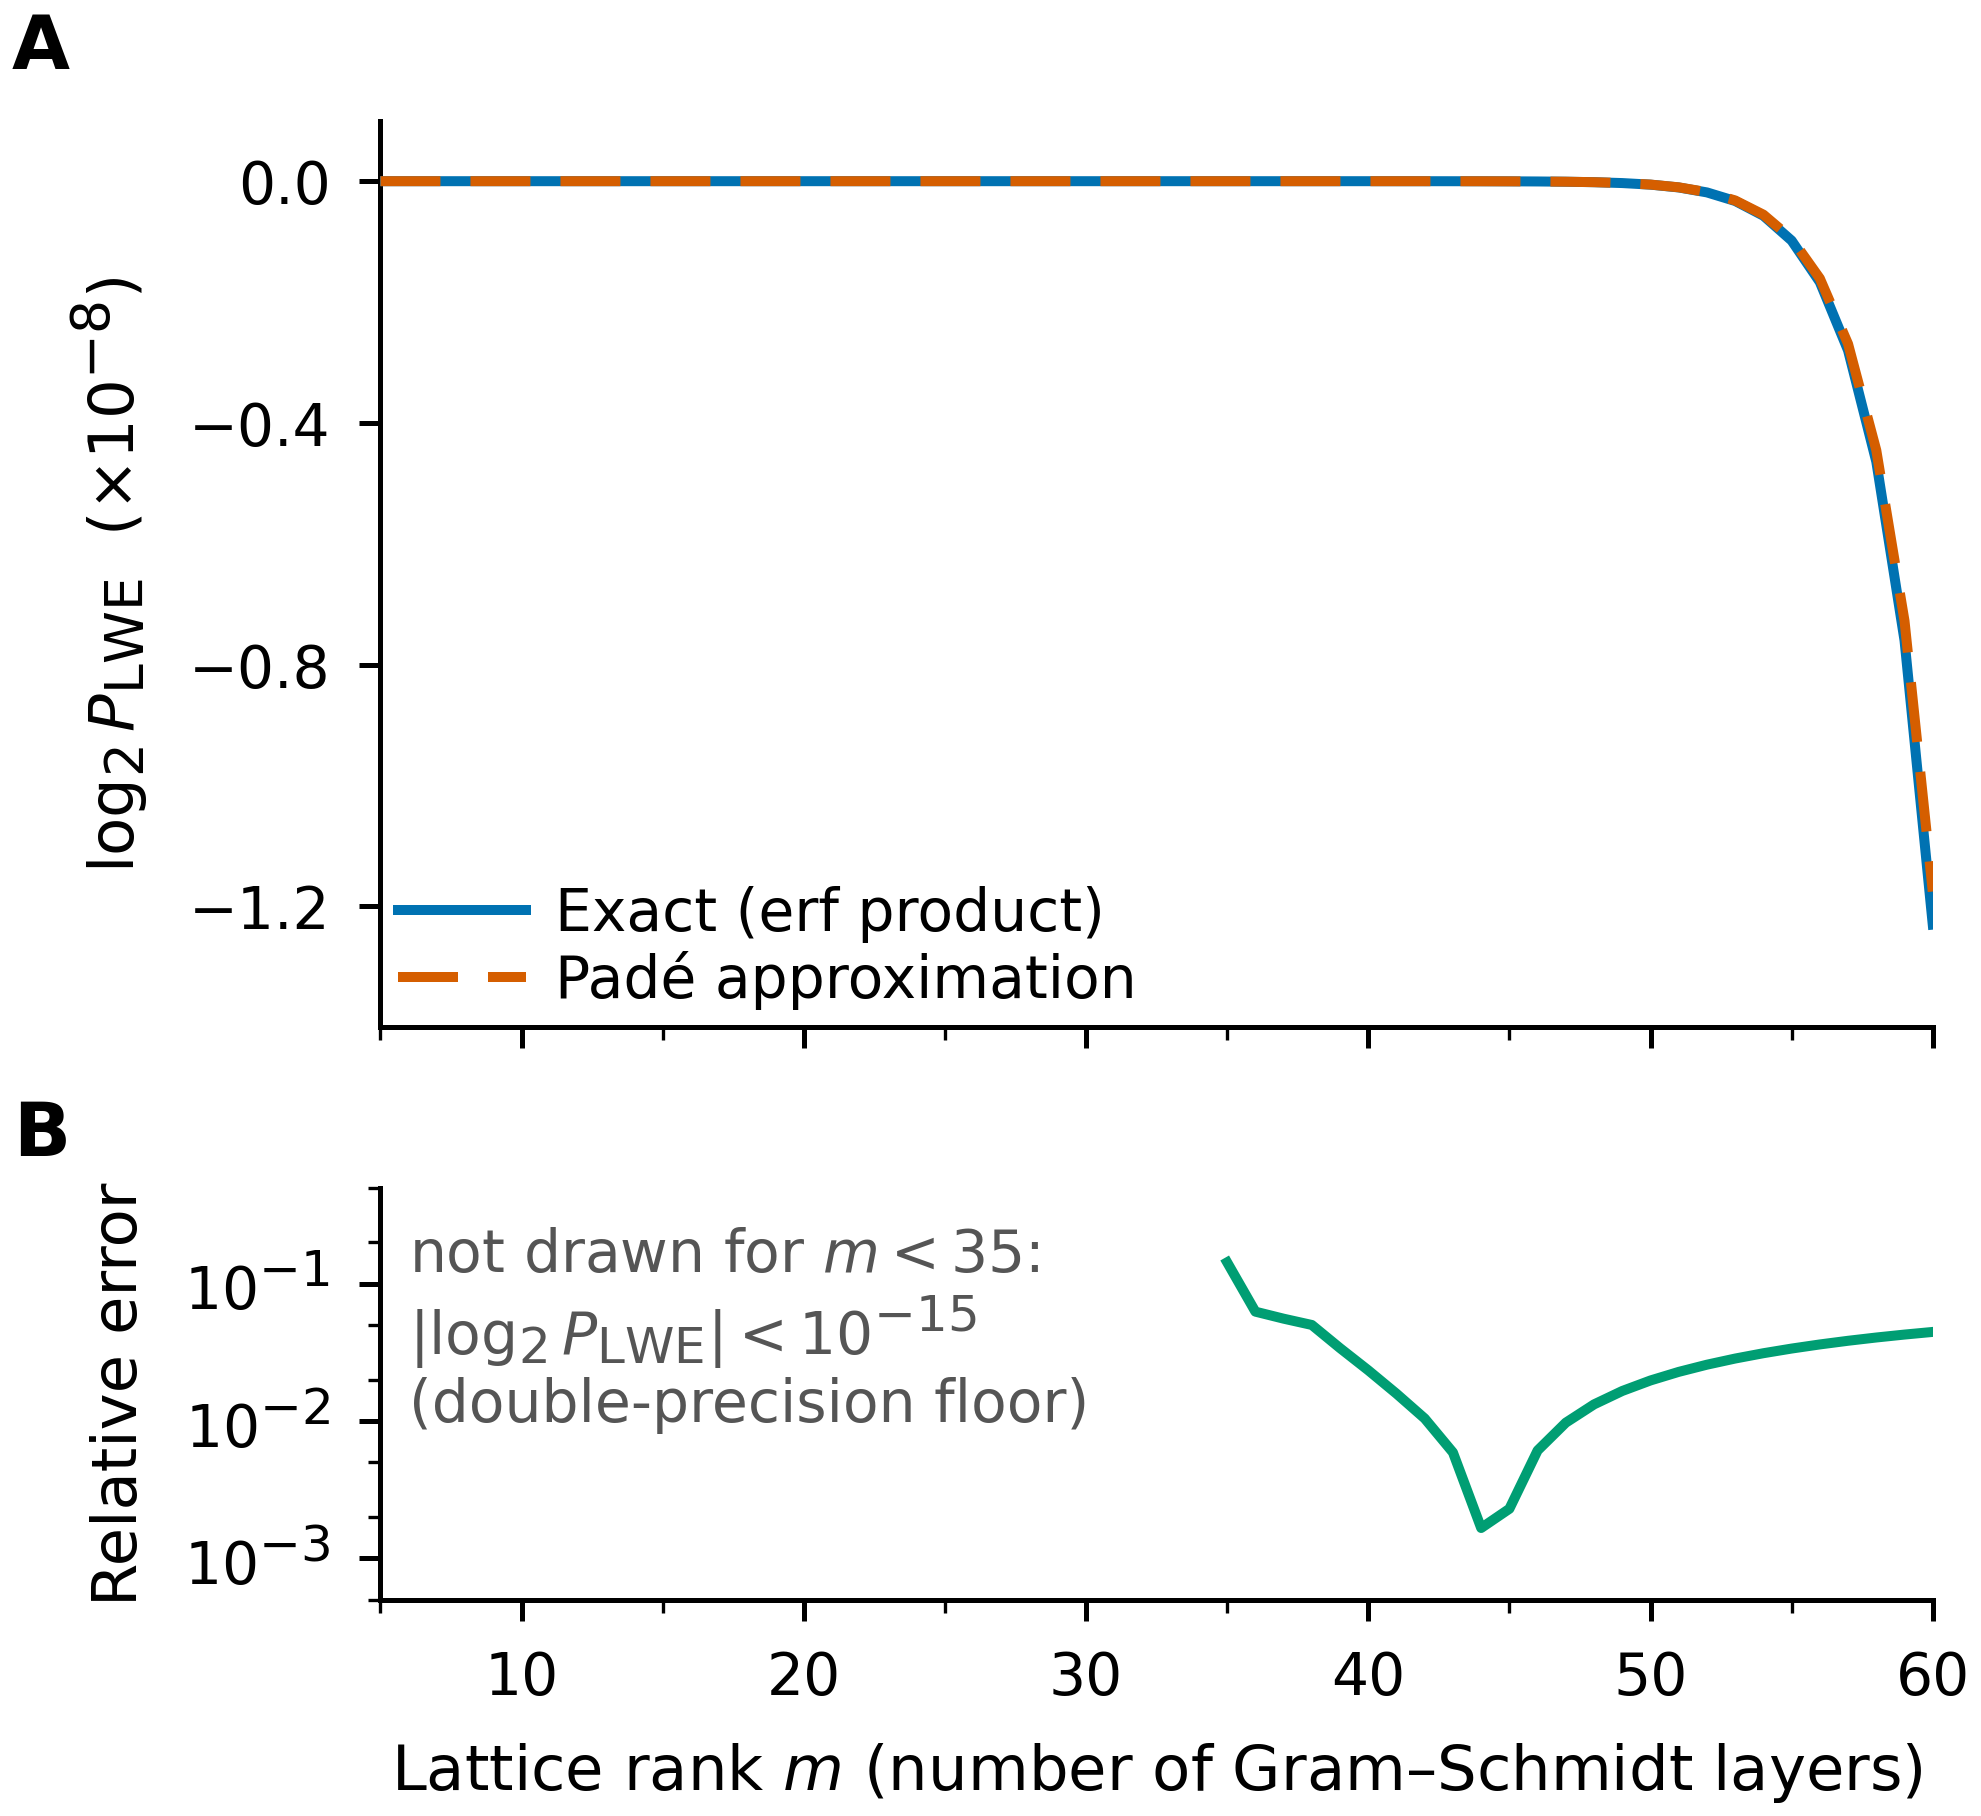

The script that saved this image:
# -*- coding: utf-8 -*-
"""
FIGURE BRIEF  (Supplementary Fig. S1, final -- label fig:pade_comparison, SI Note 2-3,
               "Padé-approximated versus exact log2 P_LWE as a function of the lattice rank m")
Message (one sentence a referee should take away):
  Over m = 5-60 at T_BKZ = 2^30 s the Winitzki-Padé closed form of log2 P_LWE (SI Eq.
  pade_log_prob) lies on top of the exact erf product (SI Eq. PLWE_final); both are of order
  1e-8 or smaller, and the relative error of 1e-3 to 1.4e-1 (m = 35-60) is set, for m <~ 40,
  by the double-precision floor of these tiny values rather than by the approximation itself.
Reader's first glance should land on:
  the dashed vermilion Padé curve riding on the solid blue exact curve in A: both are 0 until
  m ~ 45 and drop to -1.2e-8 at m = 60.
Form: line family (two coincident model curves) + one error curve; two stacked panels, shared x.
Panels: A (top) log2 P_LWE (x 1e-8) vs m, exact and Padé; B (bottom) relative error
  |log2 P_Padé - log2 P_exact| / |log2 P_exact| on a log axis, drawn only where the original
  figure drew it: |log2 P_LWE| > 1e-15 in double precision, i.e. m >= 35.
Content and arithmetic reproduce the old figure build_v2/Figure/log2pr_vs_m.pdf, whose script
  is code_from_D/PQNet/PQNet_Figure/improve/Figure61.py (read-only): same grid (integer m =
  5..60), same expression order (so the rounding-floor part of panel B is the same), same mask.
  Styling differences only: no open markers on the model curves (the dash already separates
  the coincident curves), no fill under the error curve, no grid, journal sizes and letters.
Encoding table:
  evaluation method -> colour (categorical, fixed order) -> 2
                        exact #0072B2 blue (solid), Padé #D55E00 vermilion (dashed, drawn
                        on top so that both colours stay visible where the curves coincide)
  relative error    -> colour #009E73 green, its own panel (B)                 -> 1
  quantity          -> panel (value / error)                                    -> 2
Curves per panel: A 2, B 1  (all <= 6)
Legend: A, lower left (empty region: the curves run along y = 0 and drop only at the right
  edge); B has a single series named by its y label, no legend. Direct annotation: one grey
  note in B saying why the error curve starts at m = 35 (anti-pattern 11).
Target width: single column 8.5 cm (user), height 7.8 cm. Sizes (Fig. 3 convention): axis
  labels 7.5 pt; tick labels, legend and notes 7 pt; panel letters 9 pt bold.
  matplotlib._mathtext.SHRINK_FACTOR = 6/7 (as in fig3_final.py / fig5_final.py) so every
  sub/superscript of a 7 pt string prints at 6.0 pt; the script parses every mathtext string
  and asserts that the smallest printed glyph is >= 6 pt.
Palette: Okabe-Ito indices 0, 1, 2 (validated 3-subset of palettes.md); validate_palette ->
  min dE normal 18.7, protan 13.0, deutan 11.0, tritan 8.6: PASS (asserted below).
What could be misread, and how the figure prevents it:
  - "the Padé curve is missing / only one curve": dashed vermilion on top of solid blue, so
    both colours show along the whole curve; the legend names both.
  - "the error curve was cut off": the note in B states that for m < 35 |log2 P_LWE| is below
    1e-15, the double-precision floor, so the relative error is not drawn.
  - "log2 P_LWE is of order 1": the y label of A carries the (x 1e-8) scale.
  - "this is a real-lattice calibration": the caption must say illustrative set A (SI Table
    tab:bkz_params): a = 0.3, b = 2.7, T_BKZ = 2^30 s, ||b1|| = 10, d_i = 2, s = 2.

STYLE SELF-REVIEW (references/anti-patterns.md, checked before drawing)
  1  shades of one hue ......... no: three distinct Okabe-Ito hues.
  2  dash as the only cue ...... no: the dashed curve also differs in hue; the dash is what
                                 keeps the underlying solid curve visible (coincident curves).
  3/4 > 6 curves / big legend .. no: 2 + 1 curves; a two-entry legend in an empty corner.
  5  text < 6 pt ............... no: audit asserts >= 6 pt; own glyph check covers sub/superscripts.
  6  in-panel titles ........... none (journal mode); the caption carries the title.
  11 curve stops unexplained ... no: grey note in B explains the start at m = 35.
  12 unit-less axes ............ m is a count (lattice rank); log2 P_LWE is dimensionless with
                                 the scale in the label; relative error is dimensionless.
  13 colour per entity ......... exact = blue, Padé = vermilion in S1 and S2 alike.
  14 frames / grids ............ top/right spines off, no grid, no fills.
  15 paragraphs in the figure .. one three-line note.
  22 no legend ................. no: conventional legend in A.
"""
import os
import sys
import math
os.environ.setdefault("MPLBACKEND", "Agg")
import numpy as np
from scipy.special import erf
import matplotlib
matplotlib.use("Agg")
import matplotlib._mathtext as _mathtext
# Sub/superscripts: matplotlib shrinks them to 0.70 of the base size (7 pt -> 4.9 pt, below the
# 6 pt production minimum). As in fig3_final.py, use 6/7 so that every sub/superscript of a
# 7 pt string prints at exactly 6.0 pt (verified by the glyph check at the end).
_mathtext.SHRINK_FACTOR = 6.0 / 7.0
_mathtext.GROW_FACTOR = 1.0 / _mathtext.SHRINK_FACTOR
import matplotlib.pyplot as plt
from matplotlib.mathtext import MathTextParser
from matplotlib.text import Text
from matplotlib.ticker import MultipleLocator, LogLocator, NullFormatter

sys.path.insert(0, os.path.normpath(os.path.join(os.path.dirname(os.path.abspath(__file__)), "..", "..", "tools")))
import scifig

HERE = os.path.dirname(os.path.abspath(__file__))

# ---------------------------------------------------------------- model (SI Note 2-3)
# Illustrative set A of SI Table tab:bkz_params, as stated in the caption of fig:pade_comparison.
A, B = 0.3, 2.7            # BKZ runtime fit  log2 delta_root = a / (log2 T_BKZ + b)
LOG2T = 30.0               # T_BKZ = 2^30 s
B1, DI, S = 10.0, 2.0, 2.0  # ||b1||, search width d_i, Gaussian parameter s
W_PADE = 0.140012          # Winitzki's constant w
M_GRID = np.arange(5, 61)  # lattice rank m = 5 ... 60 (integer: number of Gram-Schmidt layers)
FLOOR = 1e-15              # the relative error is drawn only where |log2 P_LWE| > FLOOR (as in the old figure)

# The two evaluations keep the expression order of the original script (improve/Figure61.py):
# for m <~ 40 the values are within a few ulp of 0 and the relative error depends on that order.


def _gamma_lambda(log2T):
    gamma = 2.0 * A / (log2T + B)                   # = 2 log2 delta_root  (SI Eq. delta_from_T)
    lam = B1 * np.sqrt(np.pi) / (2.0 * S)           # ||b1|| sqrt(pi) / (2 s)
    return gamma, lam


def log2p_exact(m, log2T):
    """log2 P_LWE = sum_i log2 erf(z_i),  z_i = d_i lam 2^{-gamma (i-1)}  (SI Eq. PLWE_final; scipy erf)."""
    gamma, lam = _gamma_lambda(log2T)
    i = np.arange(1, m + 1)
    z = DI * lam * 2.0 ** (-gamma * (i - 1))
    return float(np.sum(np.log2(erf(z))))


def log2p_pade(m, log2T):
    """SI Eq. pade_log_prob: sum_i log2 sqrt(1 - exp(-W_i (4/pi + w W_i)/(1 + w W_i))), W_i = z_i^2."""
    gamma, lam = _gamma_lambda(log2T)
    i = np.arange(1, m + 1)
    W = (DI ** 2) * (lam ** 2) * 2.0 ** (-2.0 * gamma * (i - 1))
    with np.errstate(divide="ignore"):
        return float(np.sum(np.log2(np.sqrt(1.0 - np.exp(-(W * (4.0 / np.pi + W_PADE * W)) / (1.0 + W_PADE * W))))))


EX = np.array([log2p_exact(m, LOG2T) for m in M_GRID])
PA = np.array([log2p_pade(m, LOG2T) for m in M_GRID])
with np.errstate(divide="ignore", invalid="ignore"):
    REL = np.abs((PA - EX) / EX)
DEFINED = np.isfinite(REL) & (np.abs(EX) > FLOOR) & (REL > 0)
M_FIRST = int(M_GRID[DEFINED][0])

# Reference only (not drawn): the true relative error of the Winitzki formula, evaluated with
# 40 significant digits, so that the caption can say which part of panel B is the rounding floor.
try:
    import mpmath as mp
    mp.mp.dps = 40

    def _true_rel(m):
        e = p = mp.mpf(0)
        for i in range(1, m + 1):
            z = mp.mpf(DI) * B1 * mp.sqrt(mp.pi) / (2 * S) * mp.mpf(2) ** (-2 * (i - 1) * mp.mpf(A) / (LOG2T + B))
            z2 = z * z
            e += mp.log(mp.erf(z), 2)
            p += mp.log(1 - mp.exp(-z2 * (4 / mp.pi + W_PADE * z2) / (1 + W_PADE * z2)), 2) / 2
        return float(abs(p - e) / abs(e))
    REL_TRUE = np.array([_true_rel(int(m)) for m in M_GRID])
except ImportError:                                  # the figure itself does not need mpmath
    REL_TRUE = np.full(M_GRID.shape, np.nan)

# ---------------------------------------------------------------- checks against the old figure
print("== Supplementary Fig. S1 (fig:pade_comparison): values read off build_v2/Figure/log2pr_vs_m.pdf ==")
print("log2 P_LWE at m = 60: exact %.4e, Padé %.4e (old figure: -1.24e-8 / -1.18e-8)" % (EX[-1], PA[-1]))
assert abs(EX[-1] - (-1.2301e-8)) < 2e-11 and abs(PA[-1] - (-1.1754e-8)) < 2e-11
print("double-precision floor: exact is 0 for m <= %d, Padé is 0 for m <= %d; |log2 P| <= 1e-15 for m <= %d"
      % (M_GRID[EX == 0].max(), M_GRID[PA == 0].max(), M_GRID[np.abs(EX) <= FLOOR].max()))
assert np.all(EX[M_GRID <= 30] == 0.0) and np.all(PA[M_GRID <= 30] == 0.0), "values far below the floor must be 0"
k_min = int(np.argmin(np.where(DEFINED, REL, np.inf)))
print("relative error (drawn): first at m = %d (%.3f); minimum %.3e at m = %d; %.3e at m = 60"
      % (M_FIRST, REL[DEFINED][0], REL[k_min], M_GRID[k_min], REL[-1]))
assert M_FIRST == 35 and abs(REL[DEFINED][0] - 0.1429) < 1e-3
assert M_GRID[k_min] == 44 and abs(REL[k_min] - 1.663e-3) < 1e-5 and abs(REL[-1] - 4.449e-2) < 1e-4
assert REL[DEFINED].max() < 0.2 and REL[DEFINED].min() > 1e-3
if np.isfinite(REL_TRUE).all():
    print("40-digit reference: true relative error %.3f at m = 5, %.3e at 35, %.3e at 44, %.3e at 60; "
          "drawn and true agree to < 5%% for m >= %d"
          % (REL_TRUE[0], REL_TRUE[M_GRID == 35][0], REL_TRUE[M_GRID == 44][0], REL_TRUE[-1],
             M_GRID[DEFINED][np.abs(REL[DEFINED] / REL_TRUE[DEFINED] - 1) < 0.05][0]))
    assert abs(REL_TRUE[-1] - REL[-1]) < 1e-5

np.savetxt(os.path.join(HERE, "figS1_final_source_data.csv"),
           np.column_stack([M_GRID, EX, PA, np.where(DEFINED, REL, np.nan), REL_TRUE]), delimiter=",",
           fmt=["%d", "%.10e", "%.10e", "%.6e", "%.6e"],
           header=("m,log2P_LWE_exact,log2P_LWE_pade,relative_error_drawn,relative_error_40digit_reference "
                   "(a=%g,b=%g,log2 T_BKZ=%g,||b1||=%g,d_i=%g,s=%g,w=%g; columns 2-4 in double precision as drawn; "
                   "relative_error = |pade-exact|/|exact|, nan where |log2P_LWE| <= 1e-15 (not drawn); "
                   "column 5 = same quantity with 40 significant digits, reference only, not in the figure)"
                   % (A, B, LOG2T, B1, DI, S, W_PADE)), encoding="utf-8")

# ---------------------------------------------------------------- palette
C_EX, C_PA, C_RE = scifig.OKABE_ITO[0], scifig.OKABE_ITO[1], scifig.OKABE_ITO[2]
NOTE_GREY = "#555555"
rep = scifig.validate_palette([C_EX, C_PA, C_RE])
assert rep["pass"]

# ---------------------------------------------------------------- figure
FIG_W, FIG_H = 8.5, 7.8                                   # cm (single column, user: 8.5 cm)
W, H = scifig.setup(width=FIG_W, height_cm=FIG_H, base_pt=7.5)
TICK, LEG, ANN = 7.0, 7.0, 7.0
matplotlib.rcParams.update({"xtick.labelsize": TICK, "ytick.labelsize": TICK, "legend.fontsize": LEG})
fig, (axA, axB) = plt.subplots(2, 1, figsize=(W, H), sharex=True,
                               gridspec_kw=dict(height_ratios=[2.2, 1.0]))
LW = 1.2
XLAB = "Lattice rank $m$ (number of Gram–Schmidt layers)"

# ---- A: exact and Padé log2 P_LWE (scaled by 1e8)
l_ex, = axA.plot(M_GRID, 1e8 * EX, color=C_EX, lw=LW, ls="-", label="Exact (erf product)", zorder=3)
l_pa, = axA.plot(M_GRID, 1e8 * PA, color=C_PA, lw=LW, ls=(0, (6, 3)), label="Padé approximation", zorder=4)
axA.set_xlim(5, 60)
axA.set_ylim(-1.4, 0.1)
axA.set_yticks([-1.2, -0.8, -0.4, 0.0])      # explicit: a locator also creates labels outside the view
axA.set_ylabel(r"$\log_2 P_{\mathrm{LWE}}$  ($\times 10^{-8}$)")
# the x axis is shared with B, which carries the printed label; same text here, hidden
axA.set_xlabel(XLAB); axA.xaxis.label.set_visible(False)
legA = axA.legend([l_ex, l_pa], [l_ex.get_label(), l_pa.get_label()], loc="lower left", fontsize=LEG,
                  frameon=False, handlelength=2.2, handletextpad=0.5, labelspacing=0.15,
                  borderaxespad=0.3, borderpad=0.0)

# ---- B: relative error (log axis), drawn only where |log2 P_LWE| > 1e-15
l_re, = axB.plot(M_GRID[DEFINED], REL[DEFINED], color=C_RE, lw=LW, label="Relative error", zorder=3)
axB.set_yscale("log")
axB.set_ylim(5e-4, 5e-1)
axB.set_yticks([1e-3, 1e-2, 1e-1])
axB.yaxis.set_minor_locator(LogLocator(base=10, subs=(2, 5), numticks=10))
axB.yaxis.set_minor_formatter(NullFormatter())
axB.set_ylabel("Relative error")
axB.set_xlabel(XLAB)
axB.set_xticks([10, 20, 30, 40, 50, 60])
axB.xaxis.set_minor_locator(MultipleLocator(5))
# why the curve starts at m = 35 (anti-pattern 11: say it on the plot)
axB.text(6.0, 2.6e-1, "not drawn for $m < %d$:\n$|\\log_2 P_{\\mathrm{LWE}}| < 10^{-15}$\n(double-precision floor)" % M_FIRST,
         fontsize=ANN, color=NOTE_GREY, ha="left", va="top", linespacing=1.15)

scifig.panel_label(axA, "A", x=-0.2, size=9)
scifig.panel_label(axB, "B", x=-0.2, size=9)
fig.align_ylabels([axA, axB])

# ---------------------------------------------------------------- own checks
fig.canvas.draw()
r = fig.canvas.get_renderer()
mm = 25.4 / fig.dpi


def clearance(ax, bb):
    """Smallest distance (mm) between a display-space box and any data curve of the axes."""
    best, who = 1e9, None
    for l in ax.get_lines():
        xy = l.get_transform().transform(np.column_stack([l.get_xdata(), l.get_ydata()]))
        xy = xy[np.isfinite(xy).all(axis=1)]
        if xy.shape[0] < 2:
            continue
        s = np.concatenate([[0], np.cumsum(np.hypot(*np.diff(xy, axis=0).T))])
        si = np.linspace(0, s[-1], 4000)
        xy = np.column_stack([np.interp(si, s, xy[:, 0]), np.interp(si, s, xy[:, 1])])
        dx = np.maximum(np.maximum(bb.x0 - xy[:, 0], 0), xy[:, 0] - bb.x1)
        dy = np.maximum(np.maximum(bb.y0 - xy[:, 1], 0), xy[:, 1] - bb.y1)
        d = float(np.hypot(dx, dy).min()) * mm
        if d < best:
            best, who = d, l.get_label()
    return best, who


bbL = legA.get_window_extent(r)
cl, who = clearance(axA, bbL)
print("A legend: %.2f x %.2f cm; clearance to nearest curve %.2f mm (%s)" % (bbL.width * mm / 10, bbL.height * mm / 10, cl, who))
assert cl >= 1.0, "legend too close to data"
note = [t for t in axB.texts][0]
cl, who = clearance(axB, Text.get_window_extent(note, r))
print("B note: clearance to the error curve %.2f mm (%s)" % (cl, who))
assert cl >= 1.0, "note too close to data"

# per-glyph size check (Fig. 3 method): mathtext parsed with its own font properties
parser = MathTextParser("path")
min_glyph, where = 99.0, ""
for t in fig.findobj(Text):
    s = t.get_text()
    if not s.strip() or not t.get_visible():
        continue
    if "$" in s:
        for part in s.split("\n"):
            if "$" in part:
                res = parser.parse(part, dpi=72, prop=t.get_fontproperties())
                g = min(gl[1] for gl in res.glyphs)
                if g < min_glyph:
                    min_glyph, where = g, part
    elif t.get_fontsize() < min_glyph:
        min_glyph, where = t.get_fontsize(), s
print("glyph check: smallest printed glyph (incl. sub/superscripts) = %.2f pt in %r (need >= 6)" % (min_glyph, where[:40]))
assert min_glyph >= 6.0 - 1e-6, min_glyph

print()
report = scifig.audit(fig, target_width=FIG_W, journal_mode=True)
assert not any(l == "FAIL" for l, _ in report), "audit FAIL"
assert not any(l == "WARN" for l, _ in report), "audit WARN"
scifig.save(fig, os.path.join(HERE, "figS1_final"))
